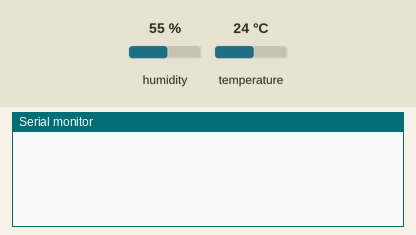
The sketch below on a simulated ESP8266 (NodeMCU). Parts: the last lines printed to the serial monitor. The inputs (shaded band) are chosen by the test bench; at power-on: humidity 55 %, temperature 24 °C. WiFi joins after 1.5 s; servers stay silent unless stated; random numbers use the default seed unless the sketch sets one.

Above: at 1.2 s.
1.3 s: humidity set to 22 %
At 10.5 s:
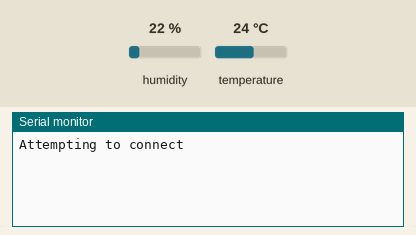
23.8 s: temperature set to 12 °C
At 26.7 s:
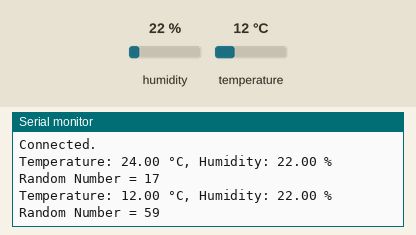
46.3 s: humidity set to 40 %
At 48.6 s:
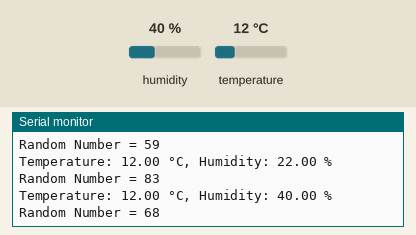
Timing chart, 0 to 50.1 s (numbered marks = the images above; inputs shaded):
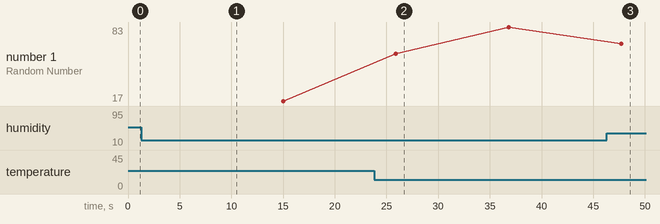

Measured:
- after the input at 23.8 s, the serial monitor: prints a new line after 2.1 s (image 2)
- after the input at 46.3 s, the serial monitor: prints a new line after 1.4 s (image 3)

The sketch:

CW8___Temperature___Humidity_-_Display_with_Graph_and_Gauge.ino
```cpp
#include <ESP8266WiFi.h>
#include "ThingSpeak.h"
#include <DHT.h>

const char* ssid = "NongBigPenDekNarakMak";
const char* password = "big123456";

WiFiClient client;
unsigned long myChannelNumber = 2614725;
const char* myWriteAPIKey = "KNOZ40RWUZ9R6HF7";

#define DHTPIN D4
#define DHTTYPE DHT22

DHT dht(DHTPIN, DHTTYPE);

unsigned long lastTime = 0;
unsigned long timerDelay = 10000;

void setup() {
  Serial.begin(115200);
  WiFi.mode(WIFI_STA);
  ThingSpeak.begin(client);
  dht.begin();
}

void loop() {
  if ((millis() - lastTime) > timerDelay) {
    if (WiFi.status() != WL_CONNECTED) {
      Serial.print("Attempting to connect");
      while (WiFi.status() != WL_CONNECTED) {
        WiFi.begin(ssid, password);
        delay(5000);
        Serial.print(".");
      }
      Serial.println("\nConnected.");
    }

    float temp = dht.readTemperature();
    float Humid = dht.readHumidity();

    if (isnan(temp) || isnan(Humid)) {
      Serial.println("Failed to read from DHT sensor!");
      return;
    }

    Serial.print("Temperature: ");
    Serial.print(temp);
    Serial.print(" °C, Humidity: ");
    Serial.print(Humid);
    Serial.println(" %");

    int num1 = random(10, 90);
    Serial.print("Random Number = ");
    Serial.println(num1);

    ThingSpeak.writeField(myChannelNumber, 1, num1, myWriteAPIKey);
    ThingSpeak.writeField(myChannelNumber, 2, temp, myWriteAPIKey);
    ThingSpeak.writeField(myChannelNumber, 3, Humid, myWriteAPIKey);

    lastTime = millis();
  }
}
```
